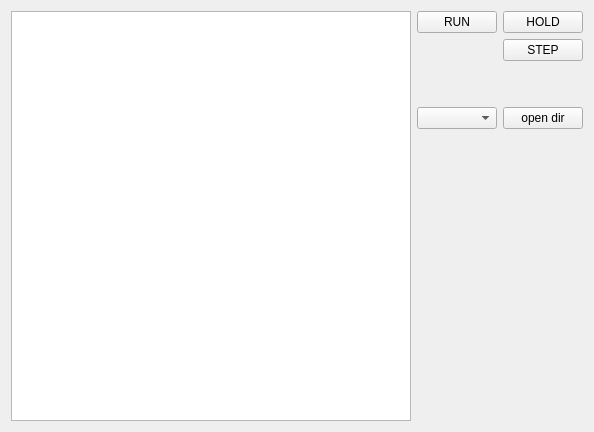
<?xml version="1.0" encoding="UTF-8"?>
<ui version="4.0">
 <class>ExecturtorWidget</class>
 <widget class="QWidget" name="ExecturtorWidget">
  <property name="geometry">
   <rect>
    <x>0</x>
    <y>0</y>
    <width>594</width>
    <height>432</height>
   </rect>
  </property>
  <property name="windowTitle">
   <string>ExecturtorWidget</string>
  </property>
  <layout class="QGridLayout" name="gridLayout">
   <item row="0" column="3" colspan="2">
    <widget class="QPushButton" name="holdButton">
     <property name="text">
      <string>HOLD</string>
     </property>
    </widget>
   </item>
   <item row="1" column="3" colspan="2">
    <widget class="QPushButton" name="stepButton">
     <property name="text">
      <string>STEP</string>
     </property>
     <property name="checkable">
      <bool>true</bool>
     </property>
     <property name="autoDefault">
      <bool>false</bool>
     </property>
    </widget>
   </item>
   <item row="4" column="2" colspan="2">
    <spacer name="verticalSpacer">
     <property name="orientation">
      <enum>Qt::Vertical</enum>
     </property>
     <property name="sizeHint" stdset="0">
      <size>
       <width>20</width>
       <height>40</height>
      </size>
     </property>
    </spacer>
   </item>
   <item row="0" column="0" rowspan="5">
    <widget class="QTableView" name="tableView">
     <attribute name="horizontalHeaderVisible">
      <bool>false</bool>
     </attribute>
     <attribute name="horizontalHeaderStretchLastSection">
      <bool>true</bool>
     </attribute>
    </widget>
   </item>
   <item row="2" column="1" colspan="4">
    <spacer name="verticalSpacer_2">
     <property name="orientation">
      <enum>Qt::Vertical</enum>
     </property>
     <property name="sizeType">
      <enum>QSizePolicy::Fixed</enum>
     </property>
     <property name="sizeHint" stdset="0">
      <size>
       <width>163</width>
       <height>40</height>
      </size>
     </property>
    </spacer>
   </item>
   <item row="3" column="1" colspan="2">
    <widget class="QComboBox" name="fileBox"/>
   </item>
   <item row="3" column="3" colspan="2">
    <widget class="QPushButton" name="openFileButton">
     <property name="minimumSize">
      <size>
       <width>80</width>
       <height>0</height>
      </size>
     </property>
     <property name="text">
      <string>open dir</string>
     </property>
    </widget>
   </item>
   <item row="0" column="1" colspan="2">
    <widget class="QPushButton" name="runButton">
     <property name="sizePolicy">
      <sizepolicy hsizetype="Preferred" vsizetype="Preferred">
       <horstretch>0</horstretch>
       <verstretch>0</verstretch>
      </sizepolicy>
     </property>
     <property name="text">
      <string>RUN</string>
     </property>
    </widget>
   </item>
  </layout>
 </widget>
 <resources/>
 <connections/>
</ui>
